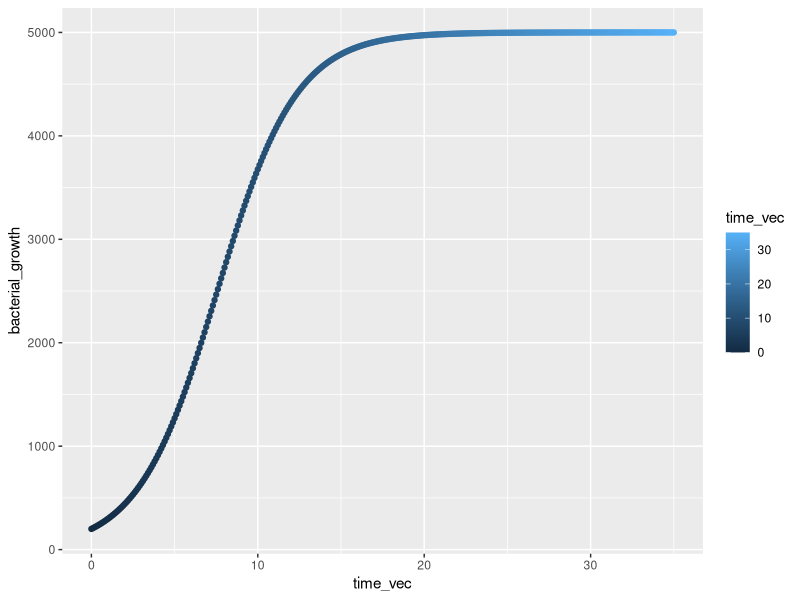
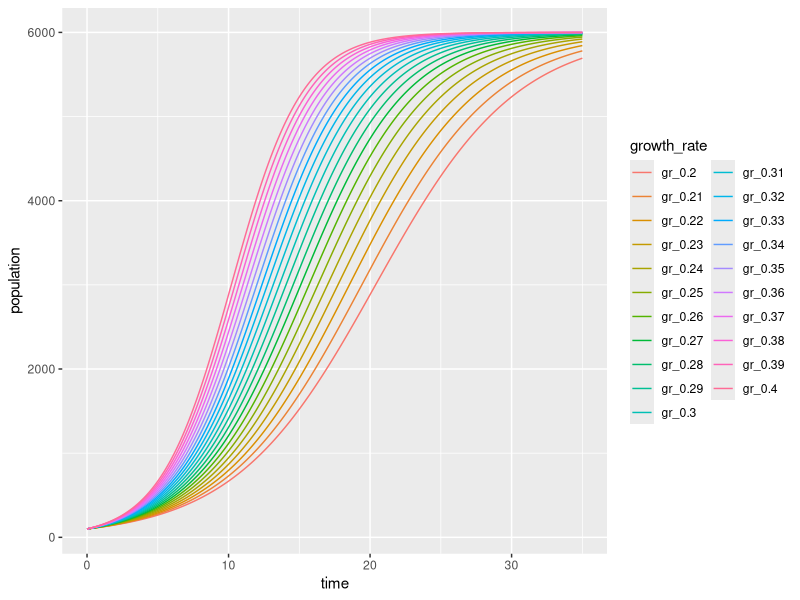

Generate these figures, in order, with R:
## ---- chunk 1
knitr::opts_chunk$set(echo = TRUE)
library(tidyverse)
library(palmerpenguins)
## ---- chunk 2

quarter_splits <- c(1.0, 1.1, 1.2, 1.1, 1.4, 1.5, 1.6, 1.4)

out <- vector(mode = "numeric", 
              length = (length(quarter_splits) -1))

for (i in 1:(length(quarter_splits) -1)) {
  q <- quarter_splits[i] + quarter_splits[i +1]
  out[i] <- q
}

out

## ---- chunk 3
birddog_sum <- function(bird, dog) {
  add_birddog <- bird + dog
  return(add_birddog)
}

birddog_sum(bird = 100, dog = 5)

# How to break this? - add a non-numeric value for bird or dog

birddog_sum(bird = 25, dog = 10)
## ---- chunk 4
say_hello <- function(friend, weekday) {
  print(paste("Hello,", friend, "have a great", weekday))
}

say_hello(friend = "Jesse", weekday = "Thursday")
## ---- chunk 5
find_multiple <- function(a, b) {
  my_multiplication <- a * b
  print(my_multiplication)
}

find_multiple(a = 10, b = 6)

find_multiple(a = 10, b = 6) + 12

## ---- chunk 6
animal_age <- function(animal, age) {
  
  if (!animal %in% c("dog", "goat")) {
    warning("Animal must be a dog or a goat.")
  }
  
  if (animal == "dog") {
    creature_age <- age * 7
  }
  
  else if (animal == "goat") {
    creature_age <- age * 4.7
  }
  
  return(creature_age)
  
}

# animal_age(animal = "urchin", age = 10)


## ---- chunk 7
adelie_gentoo <- penguins %>%
  filter(species %in% c("Adelie", "Gentoo"))

## ---- chunk 8
adelie_gentoo_WRONG <- penguins %>%
  filter(species == c("Adelie", "Gentoo"))

## ---- chunk 9
df_means <- function(df) {
  for (i in 1:ncol(df)) {
    col_mean <- mean(df[[i]], na.rm = TRUE)
    column_name <- colnames(df[i])
    print(paste("The mean of", column_name, "is", col_mean))
  }
}

df_means(mtcars)

# colnames(df[i]) will return that column name as a string

# Update this code to include the column name associated with the mean value from the column


## ---- chunk 10
# Make a subset of only structural size variables from the penguins for Chinstrap

chinstrap_sizes <- penguins %>% 
  filter(species == "Chinstrap") %>% 
  select(bill_length_mm, bill_depth_mm, flipper_length_mm,
         body_mass_g)

df_means(df = chinstrap_sizes)


## ---- chunk 11
lunchtime <- function(tacos, price_per) {
  
  if (is.numeric(tacos) == FALSE) {
    stop("You must input a number of tacos.")
  }
  
  
  total_price <- tacos * price_per
  return(total_price)
}
  
lunchtime(tacos = 10, price_per = 1.25)



## ---- chunk 12
# Calculate the groundwater transport rate.

gw_rate <- function(site) {
  
  gw_slope_depth <- data.frame(sitename = c("mountain", "prairie", "desert", "beach"),
                               depth = c(32, 41, 63, 2),
                               slope = c(11.2, 0.4, 0.8, 2.6))
  
  site_select <- dplyr::filter(gw_slope_depth, sitename == site)
# You can do the above as this too:
# gw_slope_depth %>% filter(sitename == site)
  
  transport_rate <- 1.4 * site_select$slope + 3.6 * site_select$depth
  
  return(transport_rate)
}

gw_rate(site = "prairie")



## ---- chunk 13
gw_rate_switch <- function(site) {
  
  gw_slope_depth <- switch(site,
                           "mountain" = c(32, 11.2),
                           "prairie" = c(41, 0.4),
                           "desert" = c(63, 0.8),
                           "beach" = c(2, 2.6))
  
  
  transport_rate <- 1.4 * gw_slope_depth[2] + 3.6 * gw_slope_depth[1]
  
  return(transport_rate)
}

gw_rate_switch(site = "beach")

## ---- chunk 14

logistic_growth <- function(K, N0, r, time) {
  Nt <- K / (1 +(K-N0) / N0 * exp(-r * time))
  print(Nt)
}

logistic_growth(K = 5000, N0 = 200, r = 0.42, time = 6)

time_vec <- seq(from = 0, to = 35, by = 0.1)
bacterial_growth <- logistic_growth(K = 5000, N0 = 200, r = 0.42, time = time_vec)


bacterial_df <- data.frame(time_vec, bacterial_growth)


ggplot(data = bacterial_df, aes(x= time_vec, y = bacterial_growth)) +
  geom_point(aes(color = time_vec))

## ---- chunk 15
r_seq <- seq(from = 0.20, to = 0.40, by = 0.01)

time_vec <- seq(from = 0, to = 35, by = 0.1)

r_seq
time_vec

out_matrix <- matrix(ncol = length(r_seq), nrow = length(time_vec))

# N0 = 100, K = 6000

for (i in seq_along(r_seq)) {
  for (j in seq_along(time_vec)) {
    pop <- logistic_growth(K = 6000, N0 = 100, r = r_seq[i],
                           time_vec[j])
    out_matrix[j, i] <- pop
  }
}

# Wrangling

out_df <- data.frame(time = time_vec, out_matrix)

# Update column names

colnames(out_df) <- c("time", paste0("gr_", r_seq))

# make a long form (tidy version) 

out_df_long <- out_df %>% 
  pivot_longer(-time, names_to = "growth_rate", values_to = "population")

# Make in ggplot a LINE GRAPH geom_line for population (y-axis) over time(x-axis) with color depending on the growth rate.

ggplot(data = out_df_long, aes(x = time, y = population)) +
  geom_line(aes(color = growth_rate))




